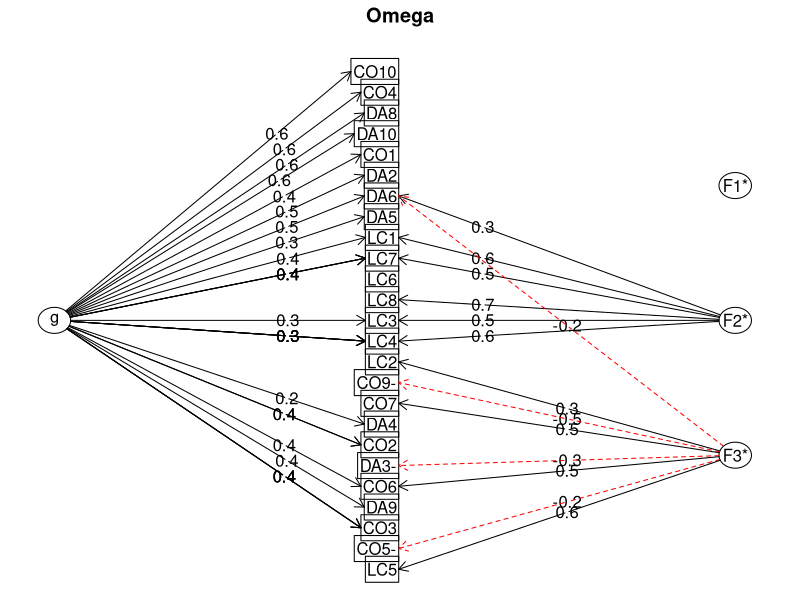
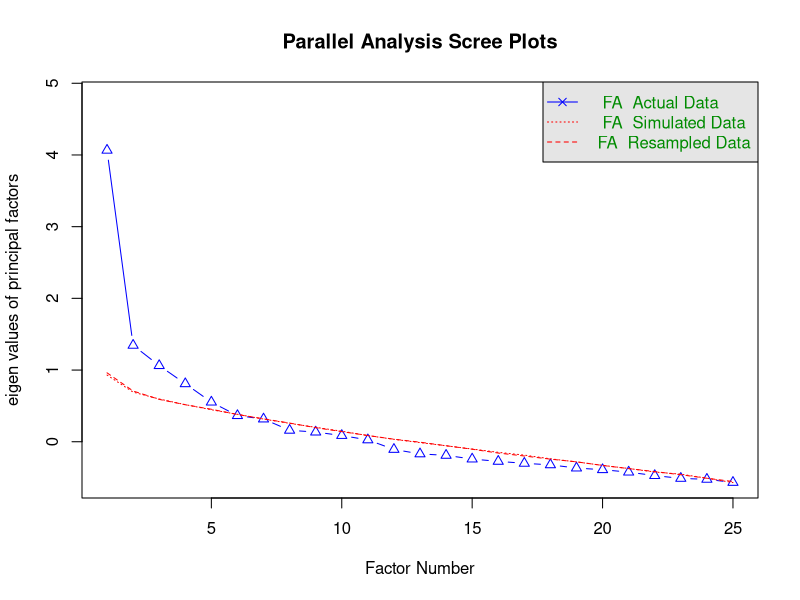
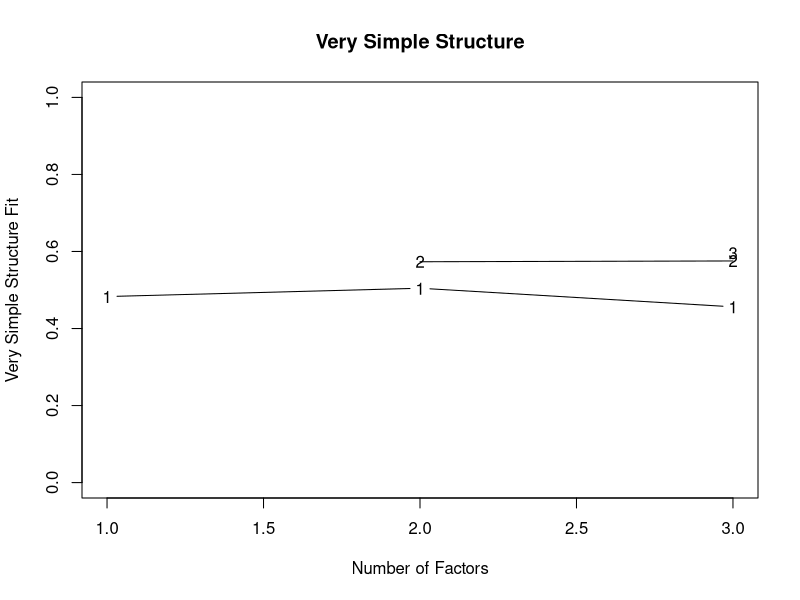

Here is the R script that generated these plots, in order: (Note: this script raises an error after producing the figures.)
setwd("C:/R_Files/PSYC_6327-Psychometrics/4_11_2019 - Test Manual")

library(haven)
library(psych)
library(GPArotation)
library(readr)

DATA_ALL <- read_csv("Data/EDDY_TestManualData_numeric_abridged.csv", 
                 na = "NA")

#Removing incomplete cases
DATA_ALL <- na.exclude(DATA_ALL)
View(DATA)


#Testing internal consistency obnibus and divided by hypothesized constructs
alpha(DATA_ALL[1:28])
alpha(DATA_ALL[1:10])
alpha(DATA_ALL[10:20])
alpha(DATA_ALL[21:28])


# Removing lower quality items to raise cronbach's alpha / omega, then checking internal consistency again
DATA <- DATA_ALL[,c(2:6,8:17,19:27,28,29,34,35)]
omega (DATA[1:25])
alpha (DATA[1:25])


# Hypothesized number of factors based on scree plot is 4.
# VSS function documentation suggests applying "more than hypothesized," so using 4.


PA <- fa.parallel((DATA[1:25]), fa="fa")
PA

VSS(DATA[1:25], n=3, rotate="oblimin")

# Creating correlation table for fa() function, and requesting matrices.

COR_DATA <- cor(DATA[1:25])

# Bowler suggested method
FA_DATA2 <- fa(COR_DATA, nfactors=3, rotate="oblimin", fm="pa")
FA_DATA2
FA_SORT <- fa.sort(FA_DATA2)
FA_SORT$
write.table(FA_SORT$Structure, "clipboard", sep="\t", row.names=FALSE)
# Extracts one factor of 7 items and one of 1 item


# Subset dataset for just the items I'm keeping and create total field


FACTOR1 <- DATA[,c("DA8","DA10","CO4","CO10","Age","Sex","Race")]
FACTOR1$TOTAL <- rowSums(FACTOR1[1:4])
hist(FACTOR1$TOTAL)


FACTOR2 <- DATA[,c("LC8","LC4","LC1","LC3","LC7","Age","Sex","Race")]
FACTOR2$TOTAL <- rowSums(FACTOR1[1:5])

FACTOR3 <- DATA[,c("LC5","CO7","CO9","Age","Sex","Race")]
FACTOR3$TOTAL <- rowSums(FACTOR1[1:3])

DATA$AGGREGATE <- FACTOR1$TOTAL + FACTOR2$TOTAL - FACTOR3$TOTAL
DATA$Factor1 <- FACTOR1$TOTAL
DATA$Factor2 <- FACTOR2$TOTAL
DATA$Factor3 <- FACTOR3$TOTAL
DATA_FINAL <- DATA[,c("Factor1","Factor2","Factor3","AGGREGATE","Age","Sex","Race")]

# Exporting to visualize in Tableau
write.csv(DATA_FINAL, "DATA_FINAL.csv")

omega(DATA)

# Calculate Reliability estimates

alpha(KEEPERS)
omega(KEEPERS)

# Group differences on aggregate score

DATA_Male = subset(DATA_FINAL, DATA_FINAL$Sex=="1")
DATA_Female = subset(DATA_FINAL, DATA_FINAL$Sex=="2")
t.test(DATA_Female$AGGREGATE,DATA_Male$AGGREGATE)

DATA_White = subset(DATA_FINAL, DATA_FINAL$Race=="1")
DATA_AfricanAmerican = subset(DATA_FINAL, DATA_FINAL$Race=="2")
t.test(DATA_White$AGGREGATE,DATA_AfricanAmerican$AGGREGATE)

#DATA_18to24 = subset(DATA_FINAL, DATA_FINAL$Age=="2")
#DATA_25to34 = subset(DATA_FINAL, DATA_FINAL$Age=="3")
#t.test(DATA_18to24$AGGREGATE,DATA_25to34$AGGREGATE)
# n too small for age group comparison

# Group differences on Factor 1 score

t.test(DATA_Female$Factor1,DATA_Male$Factor1)

t.test(DATA_White$Factor1,DATA_AfricanAmerican$Factor1)

# Group differences on Factor 2 score

t.test(DATA_Female$Factor2,DATA_Male$Factor2)

t.test(DATA_White$Factor2,DATA_AfricanAmerican$Factor2)

# Group differences on Factor 3 score

t.test(DATA_Female$Factor3,DATA_Male$Factor3)

t.test(DATA_White$Factor3,DATA_AfricanAmerican$Factor3)


# Identifying Reverse Scored Items - look for negative loadings

#COR_DATA <- cor(DATA)
#Rev_Score_Ident <- fa(COR_DATA, nfactors=1, rotate="oblimin")
#fa.sort(Rev_Score_Ident)

# Recoding data for reverse scored items
# DATA$"DA1"[DATA$"DA1"=="1"] <- "5_rev"
# DATA$"DA1"[DATA$"DA1"=="2"] <- "4_rev"
# DATA$"DA1"[DATA$"DA1"=="4"] <- "2"
# DATA$"DA1"[DATA$"DA1"=="5"] <- "1"
# DATA$"DA1"[DATA$"DA1"=="5_rev"] <- "5"
# DATA$"DA1"[DATA$"DA1"=="4_rev"] <- "4"
# DATA$"DA1" <- as.numeric(DATA$"DA1")
# 
# DATA$"CO8"[DATA$"CO8"=="1"] <- "5_rev"
# DATA$"CO8"[DATA$"CO8"=="2"] <- "4_rev"
# DATA$"CO8"[DATA$"CO8"=="4"] <- "2"
# DATA$"CO8"[DATA$"CO8"=="5"] <- "1"
# DATA$"CO8"[DATA$"CO8"=="6"] <- "NA"
# DATA$"CO8"[DATA$"CO8"=="7"] <- "NA"
# DATA$"CO8"[DATA$"CO8"=="5_rev"] <- "5"
# DATA$"CO8"[DATA$"CO8"=="4_rev"] <- "4"
# DATA$"CO8" <- as.numeric(DATA$"CO8")
# 
# DATA$"DA7"[DATA$"DA7"=="1"] <- "5_rev"
# DATA$"DA7"[DATA$"DA7"=="2"] <- "4_rev"
# DATA$"DA7"[DATA$"DA7"=="4"] <- "2"
# DATA$"DA7"[DATA$"DA7"=="5"] <- "1"
# DATA$"DA7"[DATA$"DA7"=="6"] <- "NA"
# DATA$"DA7"[DATA$"DA7"=="7"] <- "NA"
# DATA$"DA7"[DATA$"DA7"=="5_rev"] <- "5"
# DATA$"DA7"[DATA$"DA7"=="4_rev"] <- "4"
# DATA$"DA7" <- as.numeric(DATA$"DA7")
# 
# DATA$"CO5"[DATA$"CO5"=="1"] <- "5_rev"
# DATA$"CO5"[DATA$"CO5"=="2"] <- "4_rev"
# DATA$"CO5"[DATA$"CO5"=="4"] <- "2"
# DATA$"CO5"[DATA$"CO5"=="5"] <- "1"
# DATA$"CO5"[DATA$"CO5"=="6"] <- "NA"
# DATA$"CO5"[DATA$"CO5"=="7"] <- "NA"
# DATA$"CO5"[DATA$"CO5"=="5_rev"] <- "5"
# DATA$"CO5"[DATA$"CO5"=="4_rev"] <- "4"
# DATA$"CO5" <- as.numeric(DATA$"CO5")
# 
# DATA$"CO9"[DATA$"CO9"=="1"] <- "5_rev"
# DATA$"CO9"[DATA$"CO9"=="2"] <- "4_rev"
# DATA$"CO9"[DATA$"CO9"=="4"] <- "2"
# DATA$"CO9"[DATA$"CO9"=="5"] <- "1"
# DATA$"CO9"[DATA$"CO9"=="6"] <- "NA"
# DATA$"CO9"[DATA$"CO9"=="7"] <- "NA"
# DATA$"CO9"[DATA$"CO9"=="5_rev"] <- "5"
# DATA$"CO9"[DATA$"CO9"=="4_rev"] <- "4"
# DATA$"CO9" <- as.numeric(DATA$"CO9")

# Begin factor analysis